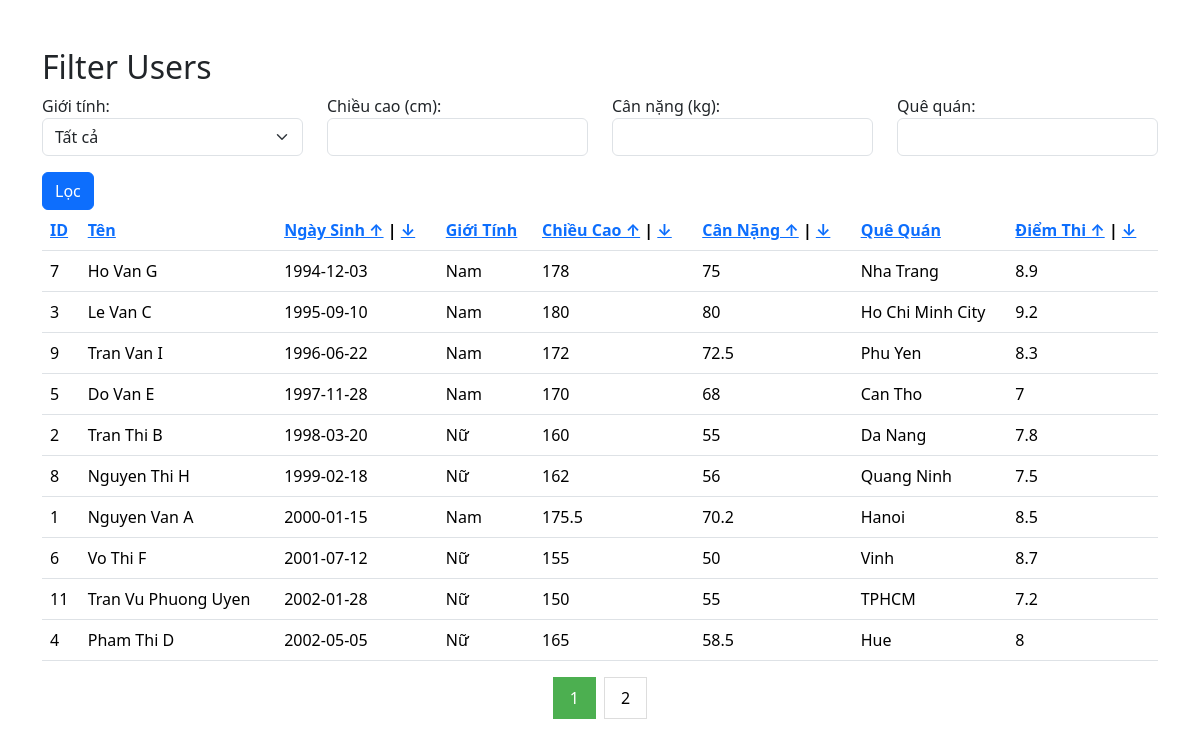
The app's page /filter.php?sort=birthday&order=asc with its own data.
### tables this page shows
CREATE TABLE `userinformation` (
  `ID` int(11) NOT NULL,
  `Ten` varchar(255) NOT NULL,
  `NgaySinh` date DEFAULT NULL,
  `GioiTinh` enum('Nam','Nữ','Khác') DEFAULT NULL,
  `ChieuCao` float DEFAULT NULL,
  `CanNang` float DEFAULT NULL,
  `QueQuan` varchar(255) DEFAULT NULL,
  `DiemThi` float DEFAULT NULL
);

### filter.php (the view, shortened to what this page needs)
<!DOCTYPE html>
<html lang="en">
<head>
  <link rel="stylesheet" href="https://cdn.jsdelivr.net/npm/bootstrap@5.3.3/dist/css/bootstrap.min.css" />
</head>
<body>
  <div class="container my-5">
    <h2>Filter Users</h2>
    <form method="get" action="">
      <div class="row">
        <div class="col-md-3 mb-3">
          <label for="gender">Giới tính:</label>
          <select class="form-select" name="gender">
            <option value="">Tất cả</option>
          </select>
        </div>
        <div class="col-md-3 mb-3">
          <label for="height">Chiều cao (cm):</label>
          <input type="text" class="form-control" name="height">
        </div>
        <div class="col-md-3 mb-3">
          <label for="weight">Cân nặng (kg):</label>
          <input type="text" class="form-control" name="weight">
        </div>
        <div class="col-md-3 mb-3">
          <label for="city">Quê quán:</label>
          <input type="text" class="form-control" name="city">
        </div>
      </div>
      <div class="row">
        <div class="col-md-12">
          <button type="submit" class="btn btn-primary">Lọc</button>
        </div>
      </div>
    </form>
    <?php
    $servername = "localhost";
    $username = "root";
    $password = "";
    $database = "student";
    $connection = new mysqli($servername, $username, $password, $database);
    $where_clause = "";
    $limit = 10;
    $page = isset($_GET['page']) && is_numeric($_GET['page']) ? $_GET['page'] : 1;
    $offset = ($page - 1) * $limit;
    $sort_options = array('id', 'name', 'birthday', 'gender', 'height', 'weight', 'city', 'score');
    $sort = isset($_GET['sort']) && in_array($_GET['sort'], $sort_options) ? $_GET['sort'] : 'id';
    $sort_columns = array(
        'id' => 'ID',
        'name' => 'Ten',
        'birthday' => 'NgaySinh',
        'gender' => 'GioiTinh',
        'height' => 'ChieuCao',
        'weight' => 'CanNang',
        'city' => 'QueQuan',
        'score' => 'DiemThi'
    );
    $sort_column = $sort_columns[$sort];
    $order = isset($_GET['order']) && $_GET['order'] === 'desc' ? 'DESC' : 'ASC';
    $sql_count = "SELECT COUNT(*) AS total FROM userinformation WHERE 1=1 $where_clause";
    $result_count = $connection->query($sql_count);
    $row_count = $result_count->fetch_assoc();
    $total_records = $row_count['total'];
    $total_pages = ceil($total_records / $limit);
    $sql = "SELECT * FROM userinformation WHERE 1=1 $where_clause ORDER BY $sort_column $order LIMIT $limit OFFSET $offset";
    $result = $connection->query($sql);
    echo "<table class='table'>";
    echo "<thead>";
    echo "<tr>";
    echo "<th><a href='?sort=id'>ID</a></th>";
    echo "<th><a href='?sort=name'>Tên</a></th>";
    echo "<th><a href='?sort=birthday&order=asc'>Ngày Sinh ↑</a> | <a href='?sort=birthday&order=desc'>↓</a></th>";
    echo "<th><a href='?sort=gender'>Giới Tính</a></th>";
    echo "<th><a href='?sort=height&order=asc'>Chiều Cao ↑</a> | <a href='?sort=height&order=desc'>↓</a></th>";
    echo "<th><a href='?sort=weight&order=asc'>Cân Nặng ↑</a> | <a href='?sort=weight&order=desc'>↓</a></th>";
    echo "<th><a href='?sort=city'>Quê Quán</a></th>";
    echo "<th><a href='?sort=score&order=asc'>Điểm Thi ↑</a> | <a href='?sort=score&order=desc'>↓</a></th>";
    echo "</tr>";
    echo "</thead>";
    echo "<tbody>";
    while ($row = $result->fetch_assoc()) {
        echo "<tr>";
        echo "<td>" . $row['ID'] . "</td>";
        echo "<td>" . $row['Ten'] . "</td>";
        echo "<td>" . $row['NgaySinh'] . "</td>";
        echo "<td>" . $row['GioiTinh'] . "</td>";
        echo "<td>" . $row['ChieuCao'] . "</td>";
        echo "<td>" . $row['CanNang'] . "</td>";
        echo "<td>" . $row['QueQuan'] . "</td>";
        echo "<td>" . $row['DiemThi'] . "</td>";
        echo "</tr>";
    }
    echo "</tbody>";
    echo "</table>";
    echo "<div class='pagination'>";
    if ($total_pages > 1) {
        for ($i = 1; $i <= $total_pages; $i++) {
            echo "<a href='?page=$i";
            if (isset($_GET['sort'])) {
                echo "&sort=" . $_GET['sort'];
            }
            if (isset($_GET['order'])) {
                echo "&order=" . $_GET['order'];
            }
            echo "'";
            if ($page == $i) {
                echo " class='active'";
            }
            echo ">$i</a>";
        }
    }
    echo "</div>";
    ?>
  </div>
</body>
</html>

### filter.php (style rules this page uses)
.pagination { justify-content: center; }
.pagination a { color: black; float: left; padding: 8px 16px; text-decoration: none; transition: background-color .3s; border: 1px solid #ddd; margin: 0 4px; }
.pagination a.active { background-color: #4CAF50; color: white; border: 1px solid #4CAF50; }

### records on screen
userinformation: ID "7", Ten "Ho Van G", NgaySinh "1994-12-03", GioiTinh "Nam", ChieuCao "178", CanNang "75", QueQuan "Nha Trang", DiemThi "8.9"
userinformation: ID "3", Ten "Le Van C", NgaySinh "1995-09-10", GioiTinh "Nam", ChieuCao "180", CanNang "80", QueQuan "Ho Chi Minh City", DiemThi "9.2"
userinformation: ID "9", Ten "Tran Van I", NgaySinh "1996-06-22", GioiTinh "Nam", ChieuCao "172", CanNang "72.5", QueQuan "Phu Yen", DiemThi "8.3"
userinformation: ID "5", Ten "Do Van E", NgaySinh "1997-11-28", GioiTinh "Nam", ChieuCao "170", CanNang "68", QueQuan "Can Tho", DiemThi "7"
userinformation: ID "2", Ten "Tran Thi B", NgaySinh "1998-03-20", GioiTinh "Nữ", ChieuCao "160", CanNang "55", QueQuan "Da Nang", DiemThi "7.8"
userinformation: ID "8", Ten "Nguyen Thi H", NgaySinh "1999-02-18", GioiTinh "Nữ", ChieuCao "162", CanNang "56", QueQuan "Quang Ninh", DiemThi "7.5"
userinformation: ID "1", Ten "Nguyen Van A", NgaySinh "2000-01-15", GioiTinh "Nam", ChieuCao "175.5", CanNang "70.2", QueQuan "Hanoi", DiemThi "8.5"
userinformation: ID "6", Ten "Vo Thi F", NgaySinh "2001-07-12", GioiTinh "Nữ", ChieuCao "155", CanNang "50", QueQuan "Vinh", DiemThi "8.7"
userinformation: ID "11", Ten "Tran Vu Phuong Uyen", NgaySinh "2002-01-28", GioiTinh "Nữ", ChieuCao "150", CanNang "55", QueQuan "TPHCM", DiemThi "7.2"
userinformation: ID "4", Ten "Pham Thi D", NgaySinh "2002-05-05", GioiTinh "Nữ", ChieuCao "165", CanNang "58.5", QueQuan "Hue", DiemThi "8"
